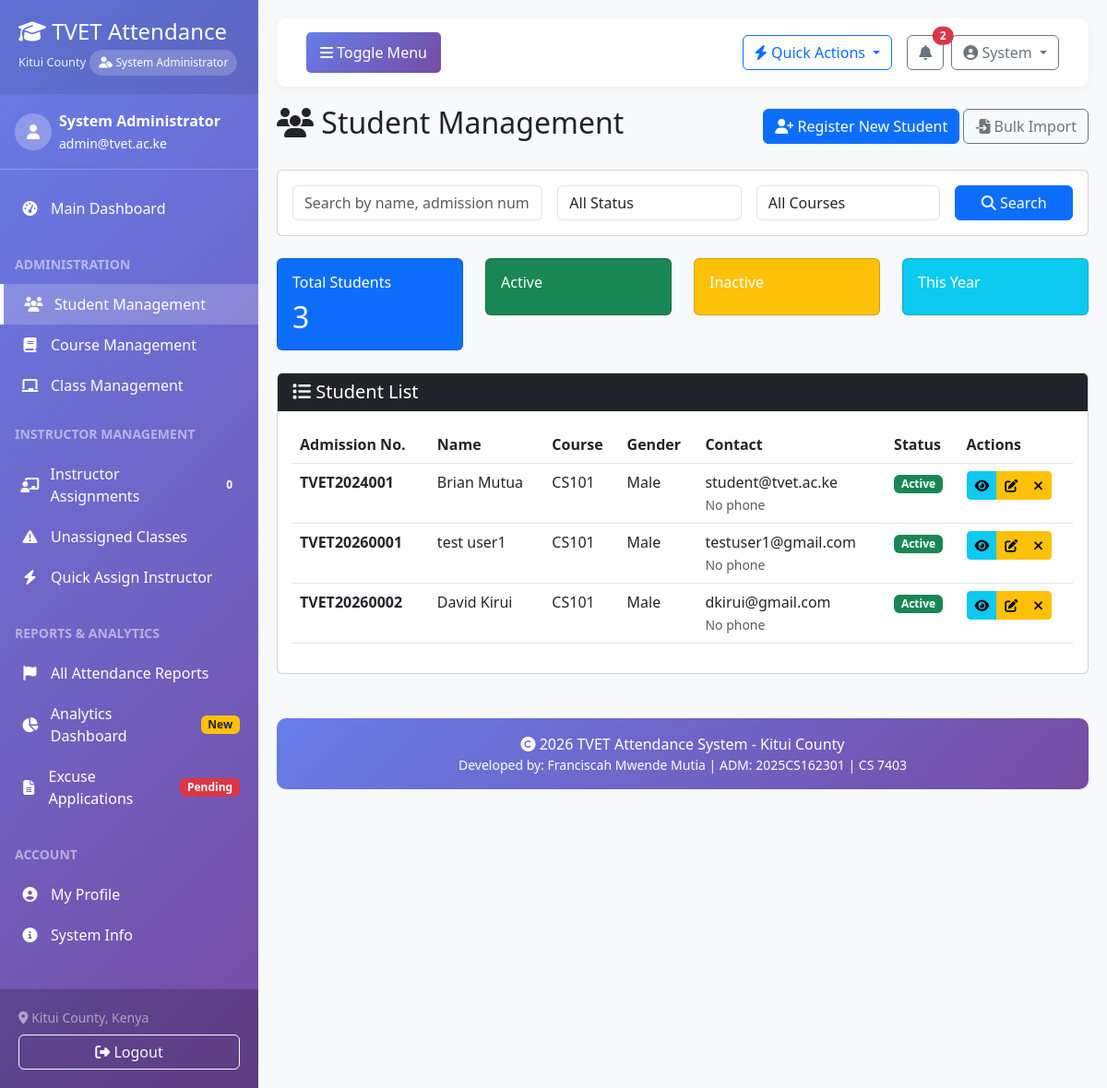
The app's page /students/?course=1 (signed in), older data.
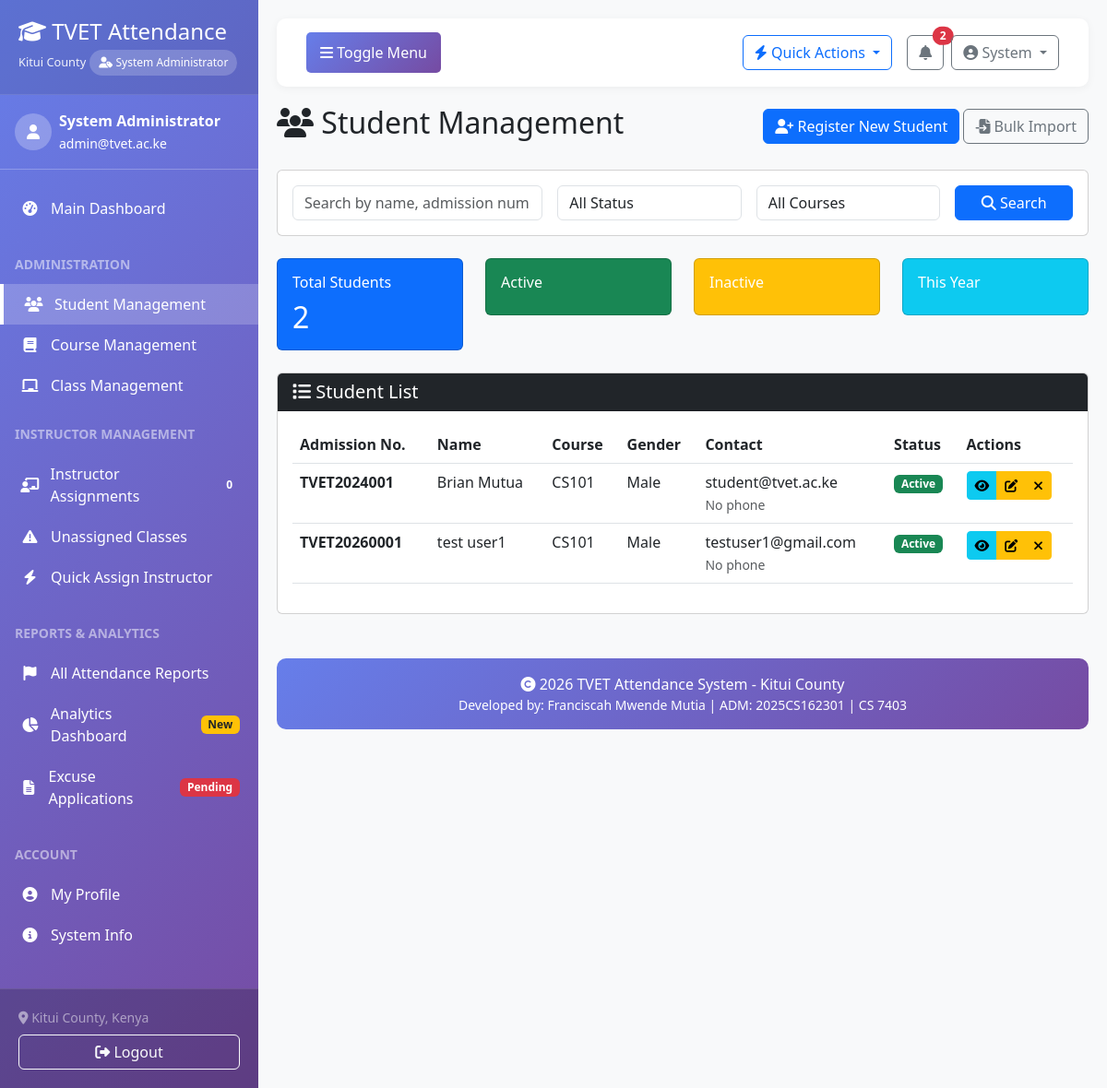
The same page, newer data.
### students/models.py (models this page shows, shortened)
class Student(models.Model):
    GENDER_CHOICES = (
        ('M', 'Male'),
        ('F', 'Female'),
        ('O', 'Other'),
    )
    STATUS_CHOICES = (
        ('active', 'Active'),
        ('inactive', 'Inactive'),
        ('suspended', 'Suspended'),
        ('graduated', 'Graduated'),
        ('dropped', 'Dropped Out'),
    )
    user = models.OneToOneField(settings.AUTH_USER_MODEL, on_delete=models.CASCADE)
    admission_number = models.CharField(max_length=20, unique=True)
    national_id = models.CharField(max_length=20, blank=True, null=True)
    date_of_birth = models.DateField()
    gender = models.CharField(max_length=1, choices=GENDER_CHOICES)
    address = models.TextField()
    county = models.CharField(max_length=50, default='Kitui')
    sub_county = models.CharField(max_length=50)
    ward = models.CharField(max_length=50, blank=True)
    phone_number_alternative = models.CharField(max_length=15, blank=True)
    emergency_contact_name = models.CharField(max_length=100)
    emergency_contact_phone = models.CharField(max_length=15)
    emergency_contact_relationship = models.CharField(max_length=50)
    year_of_admission = models.IntegerField(
        validators=[MinValueValidator(2000), MaxValueValidator(2100)]
    )
    current_class = models.ForeignKey('courses.Class', on_delete=models.SET_NULL,
                                      null=True, blank=True, related_name='students')
    course = models.ForeignKey('courses.Course', on_delete=models.SET_NULL,
                               null=True, blank=True)
    status = models.CharField(max_length=20, choices=STATUS_CHOICES, default='active')
    is_boarding = models.BooleanField(default=False)
    has_special_needs = models.BooleanField(default=False)
    special_needs_description = models.TextField(blank=True)
    parent_name = models.CharField(max_length=100, blank=True)
    parent_phone = models.CharField(max_length=15, blank=True)
    parent_email = models.EmailField(blank=True)
    parent_occupation = models.CharField(max_length=100, blank=True)
    profile_picture = models.ImageField(upload_to='student_profiles/', blank=True, null=True)
    id_copy = models.FileField(upload_to='student_documents/id_cards/', blank=True, null=True)
    birth_certificate = models.FileField(upload_to='student_documents/birth_certs/', blank=True, null=True)
    kcpe_certificate = models.FileField(upload_to='student_documents/kcpe/', blank=True, null=True)
    created_at = models.DateTimeField(auto_now_add=True)
    updated_at = models.DateTimeField(auto_now=True)
    last_attendance_date = models.DateField(null=True, blank=True)
    class Meta:
        ordering = ['admission_number']
        verbose_name = 'Student'
        verbose_name_plural = 'Students'

### accounts/models.py (models this page shows, shortened)
class User(AbstractUser):
    USER_TYPE_CHOICES = (
        ('admin', 'System Administrator'),
        ('instructor', 'Instructor/Lecturer'),
        ('student', 'Student'),
        ('registrar', 'Registrar'),
        ('hod', 'Head of Department'),
    )
    ACCOUNT_STATUS_CHOICES = (
        ('pending', 'Pending Approval'),
        ('approved', 'Approved'),
        ('rejected', 'Rejected'),
        ('suspended', 'Suspended'),
    )
    user_type = models.CharField(max_length=20, choices=USER_TYPE_CHOICES, default='student')
    phone_number = models.CharField(max_length=15, blank=True, null=True)
    profile_picture = models.ImageField(upload_to='profile_pics/', blank=True, null=True)
    department = models.CharField(max_length=100, blank=True, null=True)
    account_status = models.CharField(max_length=20, choices=ACCOUNT_STATUS_CHOICES, default='pending')
    approved_by = models.ForeignKey('self', on_delete=models.SET_NULL, null=True, blank=True, related_name='approved_users')
    approved_at = models.DateTimeField(null=True, blank=True)
    rejection_reason = models.TextField(blank=True, null=True)
    created_at = models.DateTimeField(auto_now_add=True)
    updated_at = models.DateTimeField(auto_now=True)
    def approve(self, admin_user):
        """Approve this user account"""
        self.account_status = 'approved'
        self.approved_by = admin_user
        self.approved_at = timezone.now()
        self.is_active = True
        self.save()
    class Meta:
        verbose_name = 'User'
        verbose_name_plural = 'Users'
        permissions = [
            ('approve_users', 'Can approve user accounts'),
            ('manage_users', 'Can manage all users'),
        ]

### courses/models.py (models this page shows, shortened)
class Course(models.Model):
    LEVEL_CHOICES = (
        ('certificate', 'Certificate'),
        ('diploma', 'Diploma'),
        ('artisan', 'Artisan'),
        ('craft', 'Craft'),
    )
    code = models.CharField(max_length=20, unique=True)
    name = models.CharField(max_length=200)
    description = models.TextField(blank=True)
    level = models.CharField(max_length=20, choices=LEVEL_CHOICES, default='certificate')
    duration_months = models.IntegerField(default=12)
    department = models.CharField(max_length=100)
    is_active = models.BooleanField(default=True)
    created_at = models.DateTimeField(auto_now_add=True)
    updated_at = models.DateTimeField(auto_now=True)
    class Meta:
        ordering = ['code']

### students/views.py (the view, shortened to what this page needs)
# urls.py: path('', views.student_list, name='list'),
@login_required
@instructor_required
def student_list(request):
    query = request.GET.get('q', '')
    status = request.GET.get('status', '')
    course = request.GET.get('course', '')
    students = Student.objects.select_related('user', 'course').all()
    if status:
        students = students.filter(status=status)
    if course:
        students = students.filter(course_id=course)
    paginator = Paginator(students.order_by('admission_number'), 20)
    page_number = request.GET.get('page')
    page_obj = paginator.get_page(page_number)
    context = {
        'page_obj': page_obj,
        'query': query,
        'status': status,
        'course': course,
        'total_students': students.count(),
    }
    return render(request, 'students/student_list.html', context)

### students/views.py (called while the page is built)
def instructor_required(view_func):
    from functools import wraps
    @wraps(view_func)
    def _wrapped_view(request, *args, **kwargs):
        if request.user.is_superuser or request.user.user_type in ['admin', 'instructor']:
            return view_func(request, *args, **kwargs)
        messages.error(request, "You don't have permission to access this page.")
        raise PermissionDenied
    return _wrapped_view

### templates/students/student_list.html (shortened to what the changed rows need)
{% extends 'base.html' %}
{% load crispy_forms_tags %}
{% block content %}
<div class="d-flex justify-content-between align-items-center mb-4">
    <h2><i class="fas fa-users"></i> Student Management</h2>
</div>
<div class="row mb-4">
    <div class="col-md-3">
        <div class="card text-white bg-primary">
            <div class="card-body">
                <h6 class="card-title">Total Students</h6>
                <h2 class="mb-0">{{ total_students }}</h2>
            </div>
        </div>
    </div>
</div>
<div class="card">
    <div class="card-body">
        <div class="table-responsive">
            <table class="table table-hover">
                <thead>
                    <tr>
                        <th>Admission No.</th>
                        <th>Name</th>
                        <th>Course</th>
                        <th>Gender</th>
                        <th>Contact</th>
                        <th>Status</th>
                        <th>Actions</th>
                    </tr>
                </thead>
                <tbody>
                    {% for student in page_obj %}
                    <tr>
                        <td>
                            <strong>{{ student.admission_number }}</strong>
                        </td>
                        <td>
                            {% if student.user.get_full_name %}
                                {{ student.user.get_full_name }}
                            {% else %}
                                {{ student.user.username }}
                            {% endif %}
                        </td>
                        <td>
                            {% if student.course %}
                                {{ student.course.code }}
                            {% else %}
                                <span class="text-muted">Not assigned</span>
                            {% endif %}
                        </td>
                        <td>{{ student.get_gender_display }}</td>
                        <td>
                            {{ student.user.email }}<br>
                            <small class="text-muted">{{ student.user.phone_number|default:"No phone" }}</small>
                        </td>
                        <td>
                            <span class="badge bg-{% if student.status == 'active' %}success{% elif student.status == 'inactive' %}warning{% else %}danger{% endif %}">
                                {{ student.get_status_display }}
                            </span>
                        </td>
                        <td>
                            <div class="btn-group btn-group-sm">
                                <a href="{% url 'students:detail' student.pk %}" class="btn btn-info" title="View">
                                    <i class="fas fa-eye"></i>
                                </a>
                                <a href="{% url 'students:update' student.pk %}" class="btn btn-warning" title="Edit">
                                    <i class="fas fa-edit"></i>
                                </a>
                                <button class="btn btn-{% if student.status == 'active' %}warning{% else %}success{% endif %} toggle-status"
                                        data-url="{% url 'students:toggle_status' student.pk %}"
                                        title="{% if student.status == 'active' %}Deactivate{% else %}Activate{% endif %}">
                                    <i class="fas fa-{% if student.status == 'active' %}times{% else %}check{% endif %}"></i>
                                </button>
                            </div>
                        </td>
                    </tr>
                    {% endfor %}
                </tbody>
            </table>
        </div>
    </div>
</div>
{% endblock %}

Row changes from the older to the newer data that the page shows:
removed Student: admission_number "TVET20260002", user.get_full_name "David Kirui", course.code "CS101", gender "Male", user.email "dkirui@gmail.com", user.phone_number "No phone", status "Active"
Text that changed along with them:
{{ total_students }}: "3" → "2"
